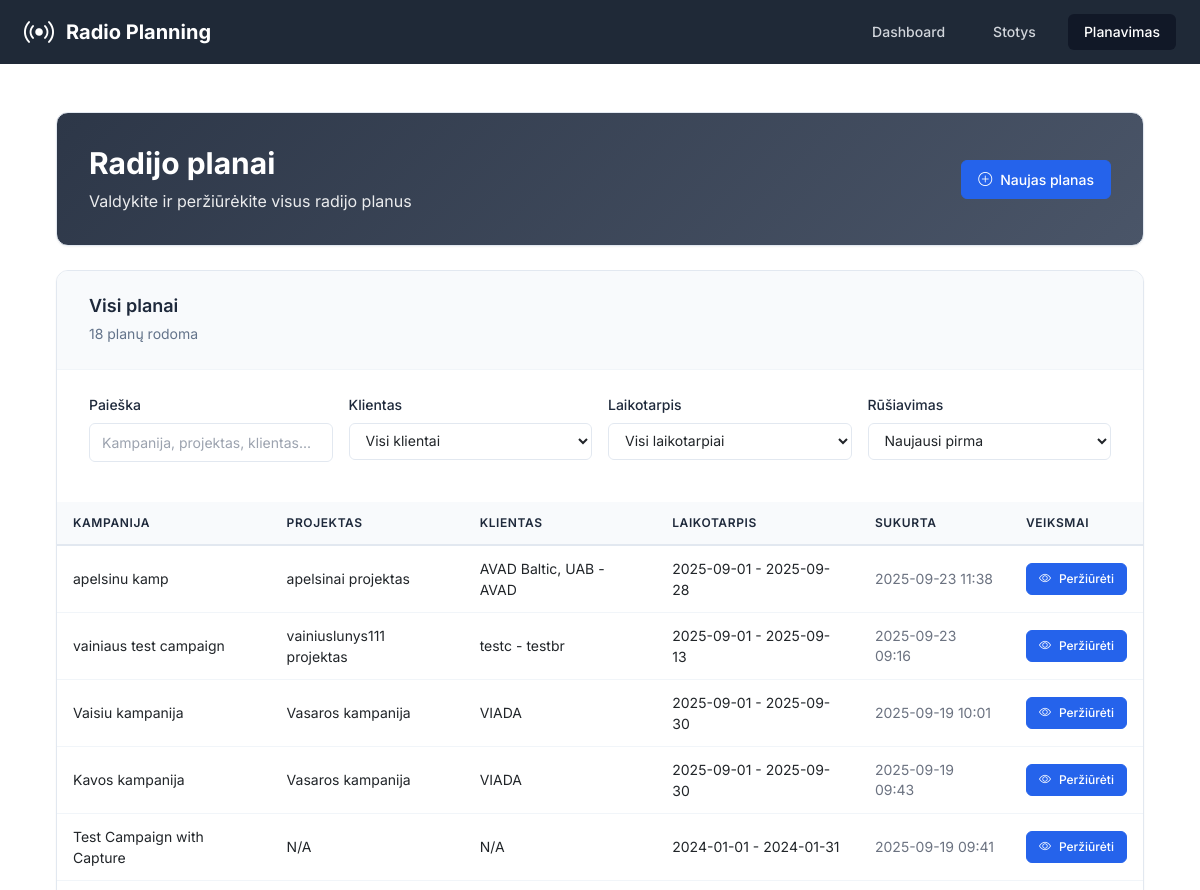
/planning (upper part), run on an earlier commit of the app's database.
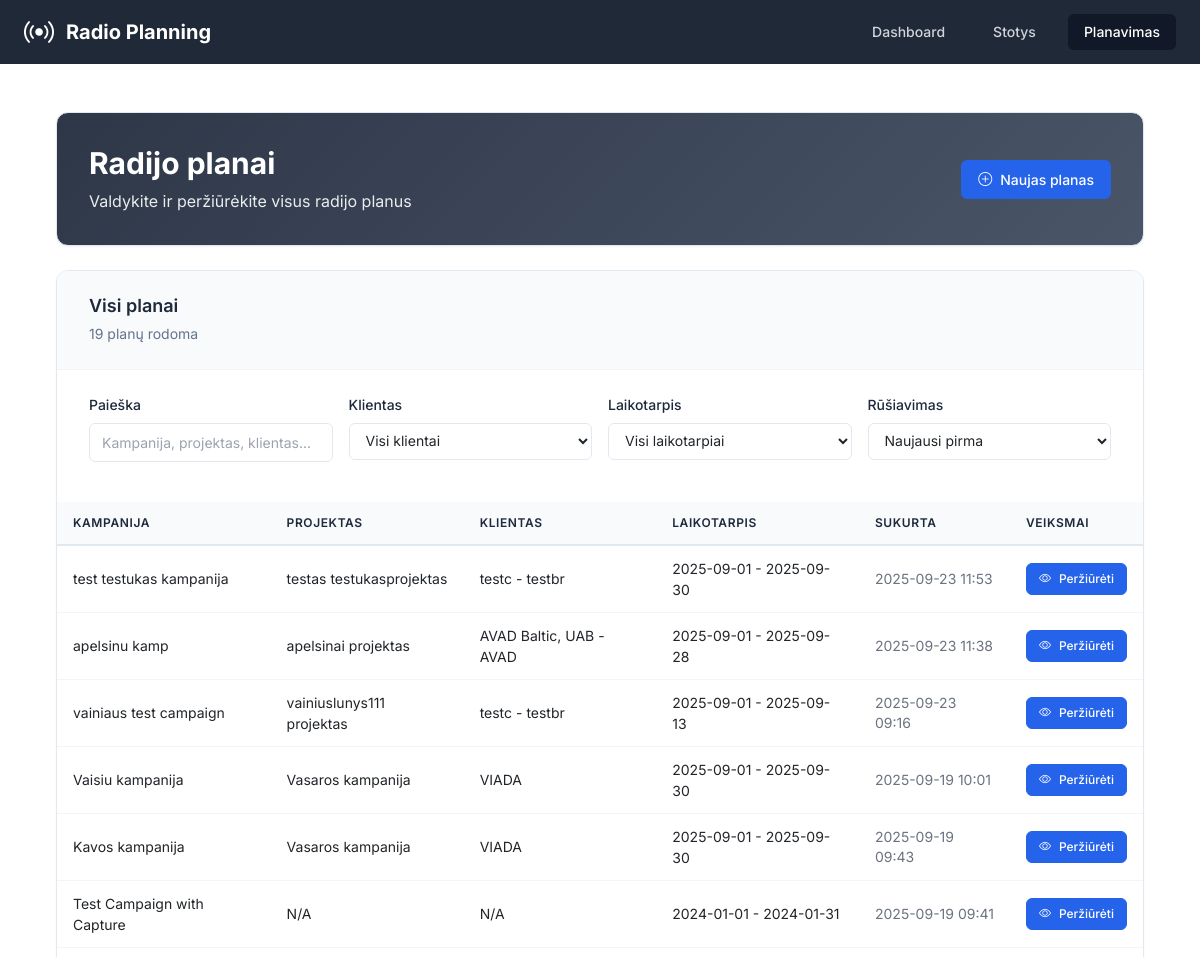
And on a later commit of the database.
### app/models.py (models this page shows, shortened)
class RadioPlan(db.Model):
    __tablename__ = 'radio_plans'
    id = db.Column(db.Integer, primary_key=True)
    campaign_id = db.Column(db.Integer, nullable=False)  # From projects-crm
    campaign_name = db.Column(db.String(200))
    project_id = db.Column(db.Integer)
    project_name = db.Column(db.String(200))
    client_brand_id = db.Column(db.Integer)
    client_brand_name = db.Column(db.String(200))
    start_date = db.Column(db.Date, nullable=False)
    end_date = db.Column(db.Date, nullable=False)
    target_audience = db.Column(db.String(50), nullable=False)
    our_discount = db.Column(db.Float, default=0)  # Percentage
    client_discount = db.Column(db.Float, default=0)  # Percentage
    created_at = db.Column(db.DateTime, default=datetime.utcnow)
    updated_at = db.Column(db.DateTime, default=datetime.utcnow, onupdate=datetime.utcnow)
    spots = db.relationship('RadioSpot', backref='plan', lazy='dynamic', cascade='all, delete-orphan')
    clips = db.relationship('RadioClip', backref='plan', lazy='dynamic', cascade='all, delete-orphan')
    selected_stations = db.relationship('RadioStation', secondary=plan_stations, lazy='subquery',
                                      backref=db.backref('plans', lazy=True))

### app/routes.py (the view)
@main_bp.route('/planning')
def planning():
    plans = RadioPlan.query.order_by(RadioPlan.created_at.desc()).all()
    return render_template('planning.html', plans=plans)

### app/templates/planning.html (shortened to what this page needs)
{% extends "base.html" %}
{% block content %}
<div class="container-fluid p-0">
    <div class="dashboard-header mb-4">
        <div class="header-content">
            <div class="flex justify-between items-center">
                <div>
                    <h1 class="text-3xl font-bold mb-2">Radijo planai</h1>
                    <p class="opacity-90">Valdykite ir peržiūrėkite visus radijo planus</p>
                </div>
                <a href="{{ url_for('main.new_plan') }}" class="btn-professional btn-primary">
                    <i class="bi bi-plus-circle"></i>
                    <span>Naujas planas</span>
                </a>
            </div>
        </div>
    </div>
    <div class="professional-section">
        <div class="section-header">
            <div class="section-title">
                <h3>Visi planai</h3>
                <span class="section-subtitle"><span id="filteredCount">{{ plans | length }}</span> planų rodoma</span>
            </div>
        </div>
        <div class="filter-content">
            <div class="filter-grid">
                <div class="filter-item">
                    <label for="searchFilter" class="filter-label">Paieška</label>
                    <input type="text" id="searchFilter" class="filter-input" placeholder="Kampanija, projektas, klientas...">
                </div>
                <div class="filter-item">
                    <label for="clientFilter" class="filter-label">Klientas</label>
                    <select id="clientFilter" class="filter-select">
                        <option value="">Visi klientai</option>
                    </select>
                </div>
                <div class="filter-item">
                    <label for="dateFilter" class="filter-label">Laikotarpis</label>
                    <select id="dateFilter" class="filter-select">
                        <option value="">Visi laikotarpiai</option>
                    </select>
                </div>
                <div class="filter-item">
                    <label for="sortFilter" class="filter-label">Rūšiavimas</label>
                    <select id="sortFilter" class="filter-select">
                        <option value="newest">Naujausi pirma</option>
                    </select>
                </div>
            </div>
        </div>
        <div class="table-container">
            {% if plans %}
            <div class="table-responsive">
                <table class="professional-table">
                    <thead>
                        <tr>
                            <th>Kampanija</th>
                            <th>Projektas</th>
                            <th>Klientas</th>
                            <th>Laikotarpis</th>
                            <th>Sukurta</th>
                            <th>Veiksmai</th>
                        </tr>
                    </thead>
                    <tbody>
                        {% for plan in plans %}
                        <tr class="plan-row"
                            data-campaign="{{ (plan.campaign_name or '')|lower }}"
                            data-project="{{ (plan.project_name or '')|lower }}"
                            data-client="{{ (plan.client_brand_name or '')|lower }}"
                            data-start-date="{{ plan.start_date.strftime('%Y-%m-%d') }}"
                            data-end-date="{{ plan.end_date.strftime('%Y-%m-%d') }}"
                            data-created="{{ plan.created_at.strftime('%Y-%m-%d') }}">
                            <td>{{ plan.campaign_name or 'N/A' }}</td>
                            <td>{{ plan.project_name or 'N/A' }}</td>
                            <td>{{ plan.client_brand_name or 'N/A' }}</td>
                            <td>
                                <span class="text-sm">
                                    {{ plan.start_date.strftime('%Y-%m-%d') }} - {{ plan.end_date.strftime('%Y-%m-%d') }}
                                </span>
                            </td>
                            <td class="text-gray-500 text-sm">{{ plan.created_at.strftime('%Y-%m-%d %H:%M') }}</td>
                            <td>
                                <a href="{{ url_for('main.view_plan', plan_id=plan.id) }}" class="btn-professional btn-primary btn-sm">
                                    <i class="bi bi-eye"></i>
                                    <span>Peržiūrėti</span>
                                </a>
                            </td>
                        </tr>
                        {% endfor %}
                    </tbody>
                </table>
            </div>
            {% endif %}
        </div>
    </div>
</div>
{% endblock %}

### app/templates/base.html (shortened to what this page needs)
<!DOCTYPE html>
<html lang="lt" class="h-full bg-gray-50">
<head>
    <script src="https://cdn.tailwindcss.com"></script>
    <link rel="stylesheet" href="https://cdn.jsdelivr.net/npm/bootstrap-icons@1.11.0/font/bootstrap-icons.css">
    <link href="https://cdn.jsdelivr.net/npm/bootstrap@5.3.0/dist/css/bootstrap.min.css" rel="stylesheet">
</head>
<body class="h-full">
    <div class="min-h-full">
        <header class="bg-gray-800">
            <div class="max-w-7xl mx-auto px-4 sm:px-6 lg:px-8">
                <div class="flex justify-between h-16">
                    <div class="flex items-center">
                        <div class="flex-shrink-0">
                            <div class="flex items-center">
                                <i class="bi bi-broadcast text-white text-3xl mr-3"></i>
                                <h1 class="text-xl font-bold text-white">Radio Planning</h1>
                            </div>
                        </div>
                    </div>
                    <nav class="hidden md:flex items-center space-x-4">
                        <a href="{{ url_for('main.index') }}"
                           class="{% if request.endpoint == 'main.index' %}bg-gray-900 text-white{% else %}text-gray-300 hover:bg-gray-700 hover:text-white{% endif %} px-3 py-2 rounded-md text-sm font-medium transition-colors">
                            Dashboard
                        </a>
                        <a href="{{ url_for('main.stations') }}"
                           class="{% if request.endpoint == 'main.stations' %}bg-gray-900 text-white{% else %}text-gray-300 hover:bg-gray-700 hover:text-white{% endif %} px-3 py-2 rounded-md text-sm font-medium transition-colors">
                            Stotys
                        </a>
                        <a href="{{ url_for('main.planning') }}"
                           class="{% if request.endpoint == 'main.planning' %}bg-gray-900 text-white{% else %}text-gray-300 hover:bg-gray-700 hover:text-white{% endif %} px-3 py-2 rounded-md text-sm font-medium transition-colors">
                            Planavimas
                        </a>
                    </nav>
                </div>
            </div>
        </header>
        <main class="max-w-7xl mx-auto py-6 sm:px-6 lg:px-8">
            <div class="px-4 py-6 sm:px-0">
                {% block content %}{% endblock %}
            </div>
        </main>
    </div>
</body>
</html>

### app/templates/base.html (style rules this page uses)
body { font-family: 'Inter', sans-serif; }

### app/templates/planning.html (style rules this page uses)
:root { --primary-color: #2563eb; --success-color: #059669; --info-color: #0891b2; --warning-color: #d97706; --background-light: #f8fafc; --background-white: #ffffff; --text-primary: #1e293b; --text-secondary: #64748b; --text-muted: #94a3b8; --border-color: #e2e8f0; --border-light: #f1f5f9; --shadow-sm: 0 1px 2px 0 rgb(0 0 0 / 0.05); --shadow-md: 0 4px 6px -1px rgb(0 0 0 / 0.1), 0 2px 4px -2px rgb(0 0 0 / 0.1); --shadow-lg: 0 10px 15px -3px rgb(0 0 0 / 0.1), 0 4px 6px -4px rgb(0 0 0 / 0.1); --radius-sm: 6px; --radius-md: 8px; --radius-lg: 12px; }
.dashboard-header { background: linear-gradient(135deg, #2d3748, #4a5568); color: white; border: 1px solid var(--border-color); border-radius: var(--radius-lg); box-shadow: var(--shadow-sm); padding: 2rem; margin-bottom: 2rem; }
.btn-professional { display: inline-flex; align-items: center; gap: 0.5rem; padding: 0.5rem 1rem; border-radius: var(--radius-sm); font-size: 0.875rem; font-weight: 500; text-decoration: none; border: 1px solid transparent; transition: all 0.2s ease; cursor: pointer; }
.btn-professional.btn-sm { padding: 0.375rem 0.75rem; font-size: 0.75rem; }
.btn-professional.btn-primary { background: var(--primary-color); color: white; border-color: var(--primary-color); }
.professional-section { background: var(--background-white); border: 1px solid var(--border-color); border-radius: var(--radius-lg); box-shadow: var(--shadow-sm); overflow: hidden; }
.section-header { padding: 1.5rem 2rem; border-bottom: 1px solid var(--border-light); background: var(--background-light); }
.section-title h3 { font-size: 1.125rem; font-weight: 600; color: var(--text-primary); margin: 0 0 0.25rem 0; }
.section-subtitle { color: var(--text-secondary); font-size: 0.875rem; }
.table-container { overflow: hidden; }
.professional-table { width: 100%; border-collapse: collapse; font-size: 0.875rem; background: var(--background-white); }
.professional-table th { background: var(--background-light); color: var(--text-primary); font-weight: 600; padding: 0.75rem 1rem; text-align: left; border-bottom: 2px solid var(--border-color); font-size: 0.75rem; text-transform: uppercase; letter-spacing: 0.05em; }
.professional-table td { padding: 0.75rem 1rem; border-bottom: 1px solid var(--border-light); vertical-align: middle; font-size: 0.875rem; background: var(--background-white); }
.filter-content { padding: 1.5rem 2rem; }
.filter-grid { display: grid; grid-template-columns: repeat(auto-fit, minmax(200px, 1fr)); gap: 1rem; margin-bottom: 1rem; }
.filter-item { display: flex; flex-direction: column; gap: 0.5rem; }
.filter-label { font-size: 0.875rem; font-weight: 500; color: var(--text-primary); }
.filter-input, .filter-select { padding: 0.5rem 0.75rem; border: 1px solid var(--border-color); border-radius: var(--radius-sm); font-size: 0.875rem; transition: all 0.2s ease; background: var(--background-white); }
.opacity-90 { opacity: 0.9; }

What changed in the data, as far as the page shows it:
added RadioPlan: campaign_name "test testukas kampanija", project_name "testas testukasprojektas", client_brand_name "testc - testbr", start_date "2025-09-01", end_date "2025-09-30", created_at "2025-09-23 11:53"
Also different on the page:
{{ plans | length }}: "18" → "19"
